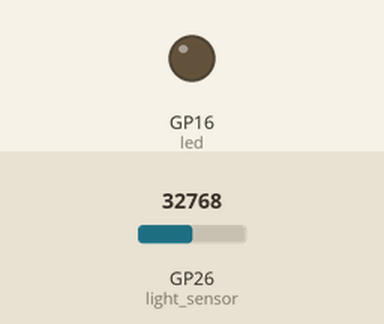
The program below on a simulated Raspberry Pi Pico running MicroPython. On the bench: output pins drawn as LEDs (lit = HIGH). The inputs (shaded band) are chosen by the test bench; at power-on: GP26 (light_sensor) = 32768 (analog values on the 0–65535 scale). What the program prints to the serial console is not drawn.

Above: at 1.2 s.
1.3 s: GP26 (light_sensor) set to 26345
At 1.46 s:
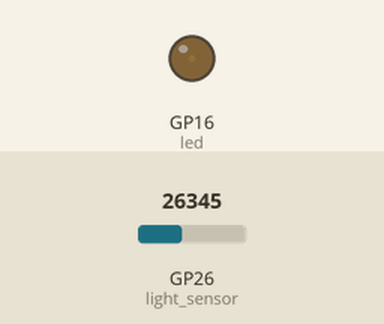
4.3 s: GP26 (light_sensor) set to 19660
At 7.1 s:
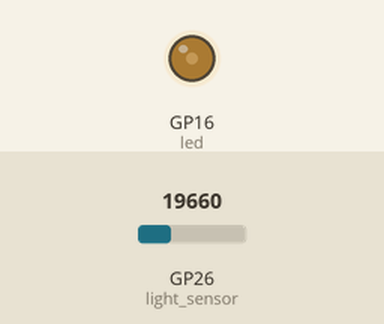
7.3 s: GP26 (light_sensor) set to 7864
At 10.0 s:
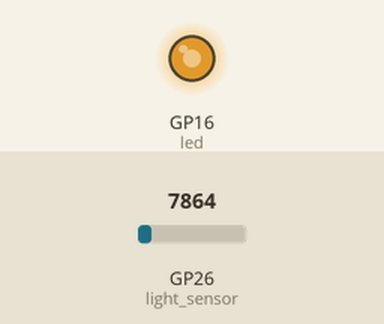
10.3 s: GP26 (light_sensor) set to 345
Timing chart, 0 to 14.1 s (numbered marks = the images above; inputs shaded):
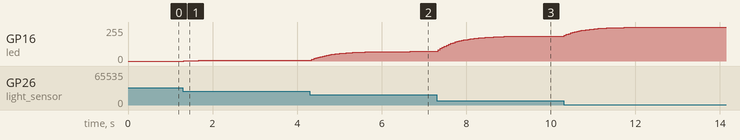

Measured:
- after the input at 1.3 s, GP16 (led): moves from 0/255 to 6/255 over 0.91 s, starting at once
- after the input at 4.3 s, GP16 (led): moves from 6/255 to 72/255 over 2.3 s, starting after 0.05 s
- after the input at 7.3 s, GP16 (led): moves from 72/255 to 187/255 over 2.2 s, starting at once

The program:

03_pwm_dimming.py
```python
from machine import ADC, Pin, PWM
import time

# ── ピン設定 ─────────────────────────────────────────────────────────
LIGHT_SENSOR_PIN = 26   # Grove A0 コネクタ
LED_PIN          = 16   # Grove D16 コネクタ

# ── キャリブレーション値（実測で調整） ───────────────────────────────
ADC_MIN = 1000     # 最も暗い時の実測 ADC値（完全遮光）
ADC_MAX = 27000   # 最も明るい時の実測 ADC値（撮影レイアウト＝OBS分割・カメラON時）

# ── PWM設定 ─────────────────────────────────────────────────────────
PWM_FREQ = 1000   # 1kHz：人の目にちらつきが見えない周波数

# ── スムージング係数 ─────────────────────────────────────────────────
# 急な変化を抑えて「じわっと」変化させる（0.0〜1.0）
# 小さいほどゆっくり、大きいほど素早く反応する
SMOOTH_ALPHA = 0.1

# ── サンプリング間隔 ─────────────────────────────────────────────────
INTERVAL_SEC = 0.05  # 50ms（滑らかに見せるため短め）

# ── 初期化 ───────────────────────────────────────────────────────────
light_sensor = ADC(Pin(LIGHT_SENSOR_PIN))
led = PWM(Pin(LED_PIN))
led.freq(PWM_FREQ)
led.duty_u16(0)  # 起動時は消灯

# スムージング用（現在のduty値を float で保持）
current_duty = 0.0

print("PWM 調光プログラム 開始")
print(f"キャリブレーション: ADC {ADC_MIN}〜{ADC_MAX} → LED 最大〜最小")
print("手でセンサーを遮ると LED がじわっと明るくなります")


def remap(value: int, in_min: int, in_max: int, out_min: int, out_max: int) -> float:
    """
    value を in_min〜in_max の範囲から out_min〜out_max の範囲に線形変換する。
    範囲外の値はクランプ（切り捨て）する。

    例: remap(30000, 15000, 45000, 0, 65535) → 32767.5
    """
    # 入力範囲でクランプ（範囲外の値を端点に合わせる）
    value = max(in_min, min(in_max, value))
    # 線形補間
    ratio = (value - in_min) / (in_max - in_min)
    return out_min + ratio * (out_max - out_min)


# ── メインループ ─────────────────────────────────────────────────────
while True:
    # センサー値を読み取る（明るいほど大きい値）
    adc_value = light_sensor.read_u16()

    # ADC値を 0〜65535 にリマップしてから反転
    #   明るい(ADC大) → リマップ後も大 → 反転で小 → LED 暗い
    #   暗い(ADC小)   → リマップ後も小 → 反転で大 → LED 明るい
    mapped  = remap(adc_value, ADC_MIN, ADC_MAX, 0, 65535)
    target_duty = 65535 - mapped

    # スムージング: target に向けて少しずつ近づける
    current_duty += SMOOTH_ALPHA * (target_duty - current_duty)

    # duty_u16() は整数のみ受け付ける
    led.duty_u16(int(current_duty))

    percent = round(adc_value / 65535 * 100, 1)
    print(f"ADC: {adc_value:5d}  照度: {percent:5.1f}%  duty: {int(current_duty):5d}")
    time.sleep(INTERVAL_SEC)
```
